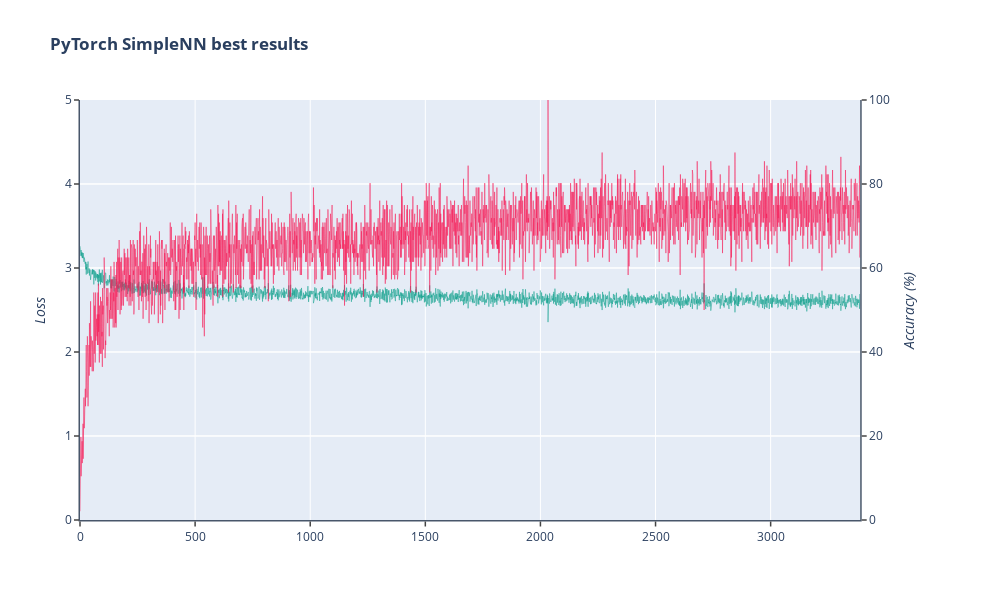

Notebook code cell kept with this figure:
### Markdown cell above
**Comment:** *Построим Loss - Accuracy график. Видно, что по мере обучения модели точность растет (достаточно быстро сначала, затем медленнее), а потери снижаются.*

### Code cell
draw_loss_acc_plot("<b>PyTorch SimpleNN best results</b>", all_loss_lists[3], all_acc_lists[3])

### Figure 1 — Plotly figure (JSON) as saved in the notebook; plotly's stock layout.template omitted (floating-point values rounded to 4 significant figures; data arrays with more than 128 entries replaced by an {"elided": "..."} marker saying what was removed)
{"data": [{"line": {"color": "#0F9F8A", "width": 0.5}, "name": "Loss", "type": "scatter", "x": {"elided": "3390 int values"}, "xaxis": "x", "y": {"elided": "3390 float values"}, "yaxis": "y"}, {"line": {"color": "#F51653", "width": 0.5}, "name": "Accuracy", "type": "scatter", "x": {"elided": "3390 int values"}, "xaxis": "x", "y": {"elided": "3390 float values"}, "yaxis": "y2"}], "layout": {"height": 600, "showlegend": false, "title": {"text": "<b>PyTorch SimpleNN best results</b>"}, "width": 990, "xaxis": {"anchor": "y", "domain": [0, 0.94], "linecolor": "#48566A", "linewidth": 1.5, "mirror": false, "showline": true, "ticks": "outside", "tickwidth": 1.5}, "yaxis": {"anchor": "x", "domain": [0, 1], "range": [0, 5], "ticks": "outside", "tickwidth": 1.5, "title": {"text": "<i>Loss</i>"}}, "yaxis2": {"anchor": "x", "linecolor": "#48566A", "linewidth": 1.5, "mirror": true, "overlaying": "y", "range": [0, 100], "showline": true, "side": "right", "ticks": "outside", "tickwidth": 1.5, "title": {"text": "<i>Accuracy (%)</i>"}}}}
